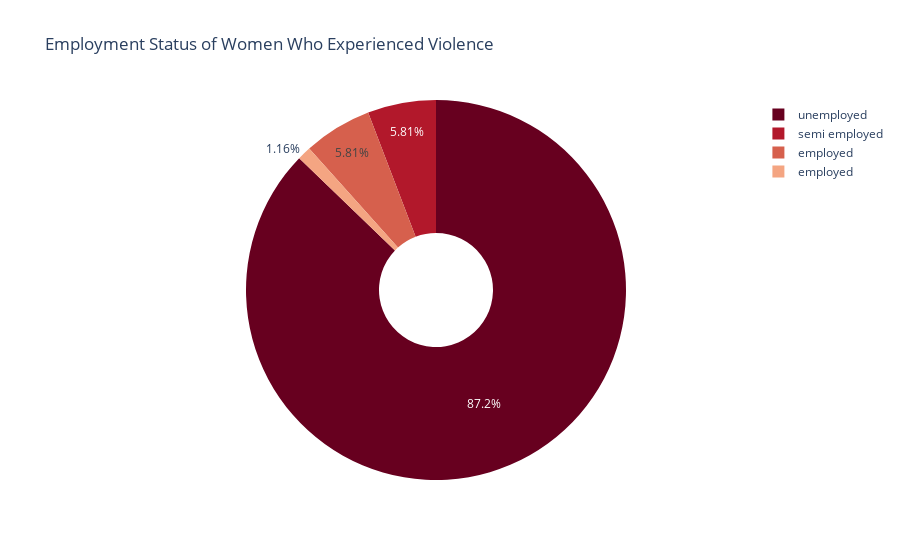

Source (notebook cell):
### Markdown cell above
**Observation:** 
- The majority of domestic violence cases are observed among married women, accounting for 86.5% of the total cases, while unmarried women constitute 13.5% of the cases.

Implication: This result suggests that married women in rural areas are significantly more vulnerable to domestic violence than their unmarried counterparts. Targeted interventions could focus on supporting women in marriages through counseling, legal protections, and empowerment programs.

### Code cell
#6. Create a DataFrame for employment status of women who experienced violence
employment_violence = df_copy[df_copy['violence'] == 'yes']['employment'].value_counts().reset_index()
employment_violence.columns = ['Employment Status', 'Count']

# Create interactive pie chart
fig = px.pie(employment_violence, 
             values='Count', 
             names='Employment Status', 
             title='Employment Status of Women Who Experienced Violence',
             color='Employment Status',
             color_discrete_sequence=px.colors.sequential.RdBu,
             hole=0.3)  # Creates a donut chart for better visibility

# Show the plot
fig.show()

### Figure 1 — Plotly figure (JSON) as saved in the notebook; plotly's stock layout.template omitted (floating-point values rounded to 4 significant figures)
{"data": [{"customdata": [["unemployed"], ["semi employed"], ["employed"], ["employed "]], "domain": {"x": [0, 1], "y": [0, 1]}, "hole": 0.3, "hovertemplate": "Employment Status=%{customdata[0]}<br>Count=%{value}<extra></extra>", "labels": ["unemployed", "semi employed", "employed", "employed "], "legendgroup": "", "marker": {"colors": ["rgb(103,0,31)", "rgb(178,24,43)", "rgb(214,96,77)", "rgb(244,165,130)"]}, "name": "", "showlegend": true, "type": "pie", "values": [75, 5, 5, 1]}], "layout": {"legend": {"tracegroupgap": 0}, "piecolorway": ["rgb(103,0,31)", "rgb(178,24,43)", "rgb(214,96,77)", "rgb(244,165,130)", "rgb(253,219,199)", "rgb(247,247,247)", "rgb(209,229,240)", "rgb(146,197,222)", "rgb(67,147,195)", "rgb(33,102,172)", "rgb(5,48,97)"], "title": {"text": "Employment Status of Women Who Experienced Violence"}}}
